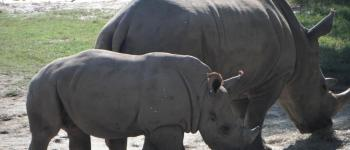
#> input picture tests/data/image1.jpg, 350 x 150 px
$ python -i damage.py   (imports and definitions only)   (older library calls are emulated)
#> lines starting #> are read from the running program, lines starting #| are printed output that depends on the picture
#> further down, picture is the input picture: shape (150, 350, 3); mean B, G, R 90.9, 94.6, 92.7
"""How damaged a picture is: how faded, dusty, scratched, blurred and shaken.

Two steps, each a process of its own (`python -m ems.tools.damage STEP …`, the parameters on
stdin), answering as ems.tools.inpaint's do:

- `look IMAGE SHOWN` measures the fading and the blur and writes the picture the defect detector
  is shown, as `image.defects` shows it at `scale`. Fading is the mean change `image.unfade` would
  make to the picture shrunk to FADE_EDGE pixels, in 8-bit steps: a faded print's channels are
  squeezed and cast, so stretching and balancing them moves every pixel; a picture whose colours
  are whole barely moves. Blur is the width of the picture's sharpest edges (`sharpness`): a
  picture with shallow focus or a soft subject still has a sharp part, a blurred one has none, and
  a shaken one has its edges across the movement wider than those along it.
- `count FOUND SHOWN` reads the detector's answer (each pixel's probability, a PNG of 16 bits) at
  `threshold` and sorts what it marks into connected parts: a part at least SCRATCH_LENGTH of the
  shorter side long and at most SCRATCH_WIDTH pixels wide on average is a scratch, any other a
  speck. Only a part on smooth picture counts: the detector also marks a picture's own thin light
  details (branches against the sky, a window's frame, highlights on a rim), which lie among
  others, where damage shows least. A part touching the picture's edge is left out, since the
  detector marks the edge of a print or plate, and so is one of fewer than SPECK_PIXELS, which is
  the detector's noise.

Each kind is scored from 0 (none) to 1 (as much as a picture worth restoring for it has), linearly
between the two bounds below and clamped.
"""

from __future__ import annotations

import json
import sys

from ..errors import UNSUPPORTED
from . import defects as defects_tool
from . import unfade as unfade_tool
from .inpaint import REFUSED, Refusal, read

MODULE = "ems.tools.damage"

# Fading is measured on the picture shrunk to this longer side.
FADE_EDGE = 1024
# The mean change, in 8-bit steps, at which fading scores 0 and 1.
FADED = (6.0, 22.0)
# A part this share of the shorter side long, or longer, may be a scratch.
SCRATCH_LENGTH = 0.04
# The most a scratch is wide, on average, in pixels of the picture the detector is shown.
SCRATCH_WIDTH = 4.0
# Parts of fewer pixels are not counted.
SPECK_PIXELS = 3
# A part counts when the picture around it, a band from RING[0] to RING[1] pixels away, is smooth:
# the median of its gradient (Sobel, over the picture's contrast) below SMOOTH.
RING = (2, 6)
SMOOTH = 0.10
# Sharpness is measured on the picture shrunk to this longer side, without MARGIN of each side
# (a print's border, a plate's edge), and on a half and a quarter of it when the picture is too
# blurred to have SHARP_TILES tiles with edges there.
SHARP_EDGE = 1024
MARGIN = 0.06
# An edge is a pixel steepest among its neighbours where the picture rises by STEP of its contrast
# within WINDOW pixels; its width is that rise over its slope, as the sigma of a Gaussian blur.
WINDOW = 9
STEP = 0.2
# The picture's sharpest edges: in tiles of TILE pixels, overlapping by half, with TILE_EDGES edges
# or more, each tile's 10th percentile of width; the mean of the sharpest SHARPEST of those tiles.
TILE = 64
TILE_EDGES = 20
SHARP_TILES = 4
SHARPEST = 0.05
# Shake: the edges' 5th percentile of width in each of DIRECTIONS bins of their direction that has
# DIRECTION_EDGES edges or more, the widest over the narrowest, when MIN_DIRECTIONS bins have them.
DIRECTIONS = 6
DIRECTION_EDGES = 50
MIN_DIRECTIONS = 4
# The sharpest edges' width, in pixels of the picture at SHARP_EDGE, at which blur scores 0 and 1;
# and the widths' ratio across directions at which shake does.
BLURRED = (1.2, 1.8)
SHAKEN = (1.45, 1.9)
# Specks, per million pixels the detector is shown, at which dust scores 0 and 1.
DUSTY = (40.0, 200.0)
# The scratches' length together, in shorter sides, at which scratches score 0 and 1.
SCRATCHED = (0.4, 1.6)


def score(value: float, bounds: tuple[float, float]) -> float:
    lo, hi = bounds
    return round(min(1.0, max(0.0, (value - lo) / (hi - lo))), 3)


# [13 lines left out: function fading, not called in this run]


def edge_widths(grey):
    """The width of each edge of `grey` (floats from 0 to 1), `inf` where there is none, and each
    pixel's gradient direction in degrees from 0 to 180."""
    import cv2
    import numpy as np

    gx = cv2.Sobel(grey, cv2.CV_32F, 1, 0, ksize=3) / 8
    gy = cv2.Sobel(grey, cv2.CV_32F, 0, 1, ksize=3) / 8
    slope = np.hypot(gx, gy)
    window = np.ones((WINDOW, WINDOW), np.uint8)
    rise = cv2.dilate(grey, window) - cv2.erode(grey, window)
    lo, hi = np.percentile(grey, (1, 99))
    edge = (rise > STEP * max(float(hi - lo), 0.05)) & (slope > 0) & (slope >= cv2.dilate(slope, np.ones((3, 3), np.uint8)))
    # A step of height r blurred by a Gaussian of sigma s is r / (sqrt(2 pi) s) steep at its middle.
    width = np.full(grey.shape, np.inf, np.float32)
    width[edge] = rise[edge] / slope[edge] / np.sqrt(2 * np.pi)
    return width, np.degrees(np.arctan2(gy, gx)) % 180


def sharpest(width) -> float | None:
    """The width of the sharpest edges in `width` (edge_widths'); None where too few tiles have edges."""
    import numpy as np

    h, w = width.shape
    step = TILE // 2
    tiles = []
    for y in range(0, max(h - TILE, 0) + 1, step):
        for x in range(0, max(w - TILE, 0) + 1, step):
            found = width[y:y + TILE, x:x + TILE]
            found = found[np.isfinite(found)]
            if found.size >= TILE_EDGES:
                tiles.append(float(np.percentile(found, 10)))
    if len(tiles) < SHARP_TILES:
        return None
    tiles.sort()
    return float(np.mean(tiles[:max(1, round(len(tiles) * SHARPEST))]))


def sharpness(picture) -> tuple[float | None, float | None]:
    """How wide `picture`'s sharpest edges are, in pixels of it shrunk to SHARP_EDGE (a sharp
    picture's about 1), and how much wider its edges are one way than another (1 for none); None
    for a picture with too few edges to tell (an empty sky, a blank page)."""
    import cv2
    import numpy as np

    if picture.ndim == 3:
        picture = cv2.cvtColor(picture, cv2.COLOR_BGRA2GRAY if picture.shape[2] == 4 else cv2.COLOR_BGR2GRAY)
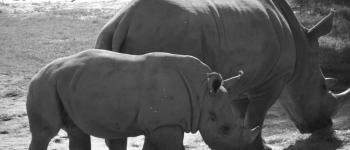
#> picture: shape (150, 350); min 11, max 255, mean 93.6
    grey = picture.astype(np.float32) / np.iinfo(picture.dtype).max
    h, w = grey.shape
#> h = 150; w = 350
    dy, dx = round(h * MARGIN), round(w * MARGIN)
#> dy = 9; dx = 21
    grey = grey[dy:h - dy, dx:w - dx]
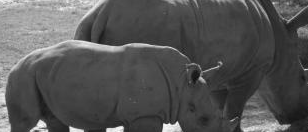
#> grey: shape (132, 308) float32; min 0.0431, max 0.996, mean 0.33
    h, w = grey.shape
#> h = 132; w = 308
    base = min(1.0, SHARP_EDGE / max(h, w))
#> base = 1
    tried = set()
    for edge in (SHARP_EDGE, SHARP_EDGE // 2, SHARP_EDGE // 4):
        factor = min(1.0, edge / max(h, w))
        size = (max(1, round(w * factor)), max(1, round(h * factor)))
        if size in tried:
            continue
        tried.add(size)
        small = cv2.resize(grey, size, interpolation=cv2.INTER_AREA) if factor < 1 else grey
        width, direction = edge_widths(small)
        sharp = sharpest(width)
        if sharp is None:
            continue
        found = np.isfinite(width)
        widths = []
        for b in range(DIRECTIONS):
            these = width[found & (direction >= b * 180 / DIRECTIONS) & (direction < (b + 1) * 180 / DIRECTIONS)]
            if these.size >= DIRECTION_EDGES:
                widths.append(float(np.percentile(these, 5)))
        shake = max(widths) / min(widths) if len(widths) >= MIN_DIRECTIONS else 1.0
        return sharp * base / factor, shake
#> this loop made 1 pass
#> (lo in edge_widths, hi in edge_widths, sharp) on pass 1: (0.125, 0.851, 0.882)
#> pass 1, in edge_widths, `gx = cv2.Sobel(grey, cv2.CV_32F, 1, 0, ksize=3) / 8`:
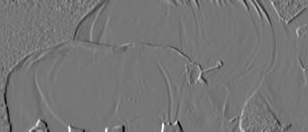
#> gx: shape (132, 308) float32; min -0.317, max 0.365, mean -0.00145; drawn with min black and max white
#> pass 1, in edge_widths, `gy = cv2.Sobel(grey, cv2.CV_32F, 0, 1, ksize=3) / 8`:
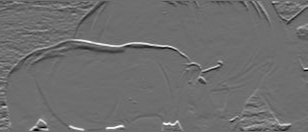
#> gy: shape (132, 308) float32; min -0.278, max 0.362, mean -0.000701; drawn with min black and max white
#> pass 1, in edge_widths, `slope = np.hypot(gx, gy)`:
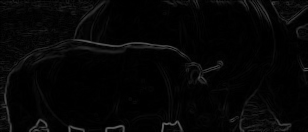
#> slope: shape (132, 308) float32; min 0, max 0.37, mean 0.0233
#> pass 1, in edge_widths, `rise = cv2.dilate(grey, window) - cv2.erode(grey, window)`:
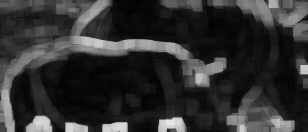
#> rise: shape (132, 308) float32; min 0.0118, max 0.902, mean 0.193
#> after the loop:
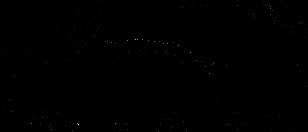
#> width: shape (132, 308) float32; 97.87% of the values are NaN or infinite; the others: min 0.825, max 39.13, mean 2.8; drawn with min black, max white, NaN and infinite black
#> after the loop, tried = 1 item
    return None, None


# [105 lines left out: functions gradient, kinds, parts, counted, main, not called in this run]


# [2 lines not run here, left out]

>>> import cv2
>>> picture = cv2.imread('../../tests/data/image1.jpg')
>>> result = sharpness(picture)
#> result = (0.882, 1.12)
